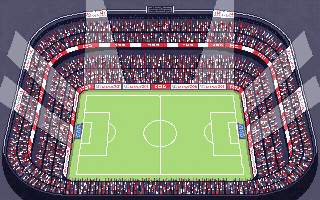
#> input picture tables/cupfinal/art/src/stands.png, 320 x 200 px, found by its file name; its folder holds 3 pictures in this run
$ python compose_cupfinal.py
#> lines starting #> are read from the running program, lines starting #| are printed output that depends on the picture
# Builds the Cup Final art used by the game from the Pixellab sources in tables/cupfinal/art/src:
#   playfield.png  the 320x640 backdrop: the crowd (from the stadium picture) round the top, and a pitch drawn
#                  here so its markings line up with the goal: mown stripes, the penalty area and six-yard box
#                  round the goal, the penalty spot and D, the halfway line and centre circle; dimmed so the
#                  parts drawn over it stand out
#   sprites        the football bumpers, the keeper and the defenders shrunk to size, and the lamp icons
# Usage: python3 art/compose_cupfinal.py
from PIL import Image, ImageDraw, ImageEnhance
import math, os, random
SRC = 'tables/cupfinal/art/src'; OUT = 'tables/cupfinal/art'
W, H = 320, 640
def load(n): return Image.open(os.path.join(SRC, n)).convert('RGBA')

random.seed(7)
field = Image.new('RGBA', (W, H))
#> field: PIL image 320x640 RGBA; every value is 0
px = field.load()
for y in range(H):
    band = (y // 24) % 2
    for x in range(W):
        g = (58, 150, 52) if band else (48, 132, 44)
        n = random.randint(-6, 6)
        px[x, y] = (g[0] + n, g[1] + n, g[2] + n, 255)
d = ImageDraw.Draw(field)
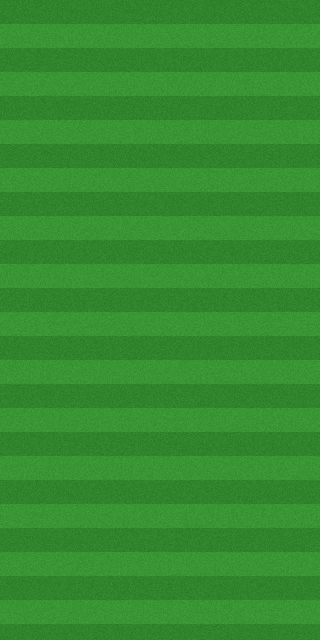
#> field: PIL image 320x640 RGBA; mean R, G, B, A 52.9, 140.8, 47.9, 255
LINE = (236, 240, 230, 255)
GOAL_Y = 122
d.rectangle([70, GOAL_Y, 250, 226], outline=LINE)            # penalty area
d.rectangle([116, GOAL_Y, 204, 152], outline=LINE)           # six-yard box
d.rectangle([158, 196, 161, 199], fill=LINE)                 # penalty spot
d.arc([120, 158, 200, 238], 30, 150, fill=LINE)              # the D
d.line([14, GOAL_Y, 300, GOAL_Y], fill=LINE)                 # goal line
d.line([14, 420, 300, 420], fill=LINE)                       # halfway line
d.ellipse([116, 376, 204, 464], outline=LINE)                # centre circle
d.rectangle([158, 418, 161, 421], fill=LINE)
# the crowd round the top: a strip of the stadium picture's stands, behind the goal line
stands = load('stands.png').crop((20, 18, 300, 70)).resize((320, 74), Image.NEAREST)
#> in load, returned value is the input picture: PIL image 320x200 RGBA; mean R, G, B, A 120.6, 118.1, 111.9, 255
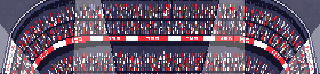
#> stands: PIL image 320x74 RGBA; mean R, G, B, A 105.2, 84.2, 103.8, 255
field.paste(stands, (0, 0))
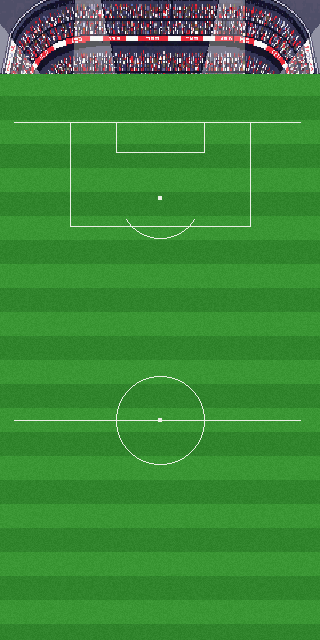
#> field: PIL image 320x640 RGBA; mean R, G, B, A 60.4, 135.2, 55.8, 255
fade = Image.new('RGBA', (W, 10), (20, 30, 20, 160)); field.alpha_composite(fade, (0, 74))
# advertising boards along the goal line ends
field = ImageEnhance.Brightness(field).enhance(0.62)
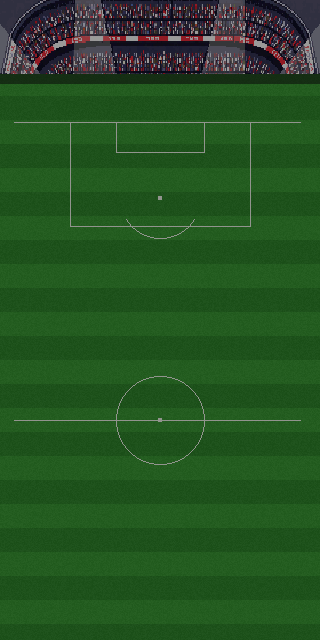
#> field: PIL image 320x640 RGBA; mean R, G, B, A 36.7, 82.6, 33.9, 255
field = ImageEnhance.Color(field).enhance(0.85)
field.save(os.path.join(OUT, 'playfield.png'))

def shrink(s, size):
    s = s.crop(s.getbbox()); s.thumbnail(size, Image.BOX)
    p = s.load()
    for y in range(s.height):
        for x in range(s.width):
            r, g, b, a = p[x, y]; p[x, y] = (r, g, b, 255 if a > 110 else 0)
    return s

shrink(load('ball.png'), (25, 25)).save(os.path.join(OUT, 'ball.png'))
#> (the run stopped early here; a loop or call above may not have finished)
